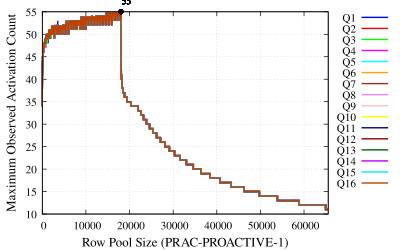

This chart was generated by the following gnuplot code:
# Set terminal to PDF with enhanced font, size, and format
set terminal pdfcairo enhanced font 'Times,12' size 4in, 2.5in

set output 'plot-th-prac1-pro-nbo32-q.pdf'

# Set labels for axes
set xlabel 'Row Pool Size (PRAC-PROACTIVE-1)' font 'Times,14'
set ylabel 'Maximum Observed Activation Count' font 'Times,14'

# Set x-axis limit
set xrange [0:65536]

# Enable grid lines
set grid

# Set key outside the plot
set key outside top

# Define custom labels for each file

labels = "Q1 Q2 Q3 Q4 Q5 Q6 Q7 Q8 Q9 Q10 Q11 Q12 Q13 Q14 Q15 Q16"

# Function to find the highest point in a data file
highest_point(file) = sprintf('< awk ''{if ($1 != "GroupSize" && ($4 > max || ($4 == max && $1 > x))) {max=$4; x=$1}} END {print x, max}'' %s', file)

# List of files to plot
files = "../NBO32/NBO32-prac1-pro-pq-32-1.txt ../NBO32/NBO32-prac1-pro-pq-32-2.txt ../NBO32/NBO32-prac1-pro-pq-32-3.txt ../NBO32/NBO32-prac1-pro-pq-32-4.txt ../NBO32/NBO32-prac1-pro-pq-32-5.txt ../NBO32/NBO32-prac1-pro-pq-32-6.txt ../NBO32/NBO32-prac1-pro-pq-32-7.txt ../NBO32/NBO32-prac1-pro-pq-32-8.txt ../NBO32/NBO32-prac1-pro-pq-32-9.txt ../NBO32/NBO32-prac1-pro-pq-32-10.txt ../NBO32/NBO32-prac1-pro-pq-32-11.txt ../NBO32/NBO32-prac1-pro-pq-32-12.txt ../NBO32/NBO32-prac1-pro-pq-32-13.txt ../NBO32/NBO32-prac1-pro-pq-32-14.txt ../NBO32/NBO32-prac1-pro-pq-32-15.txt ../NBO32/NBO32-prac1-pro-pq-32-16.txt"

# Colors for the plots
colors = "blue red green magenta cyan orange brown violet pink yellow dark-blue dark-red dark-green dark-magenta dark-cyan dark-orange"

# Plot commands with custom labels, colors, line styles, and markers
plot for [i=1:words(files)] word(files, i) using 1:4 with lines lw 2 lc rgb word(colors, i) title word(labels, i), \
     for [i=1:words(files)] highest_point(word(files, i)) using 1:2 with points pointtype 7 pointsize 0.5 lc rgb "black" notitle, \
     for [i=1:words(files)] highest_point(word(files, i)) using 1:2:(sprintf("%.0f", $2)) with labels offset char 1, char 1 font 'Times,10' notitle
